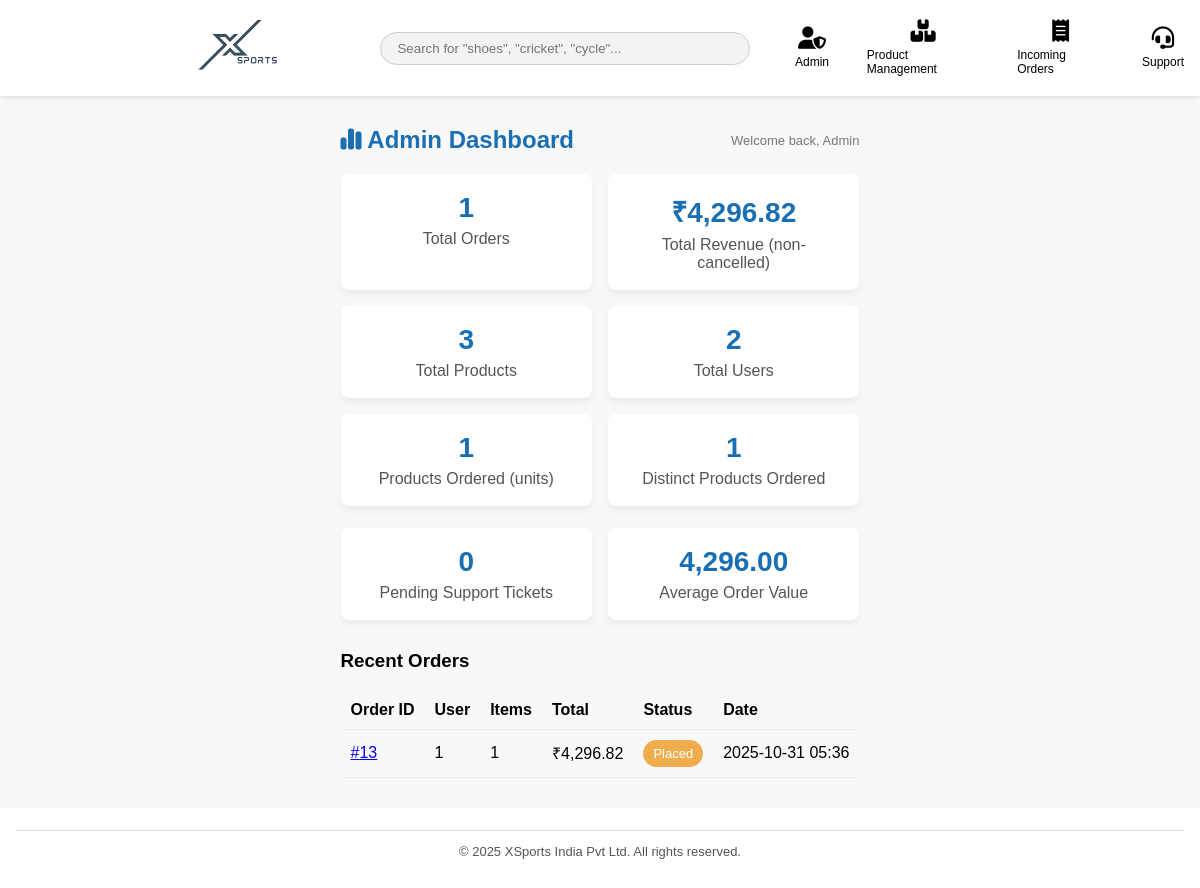
The app's page /admin_dashboard.php (signed in), older data.
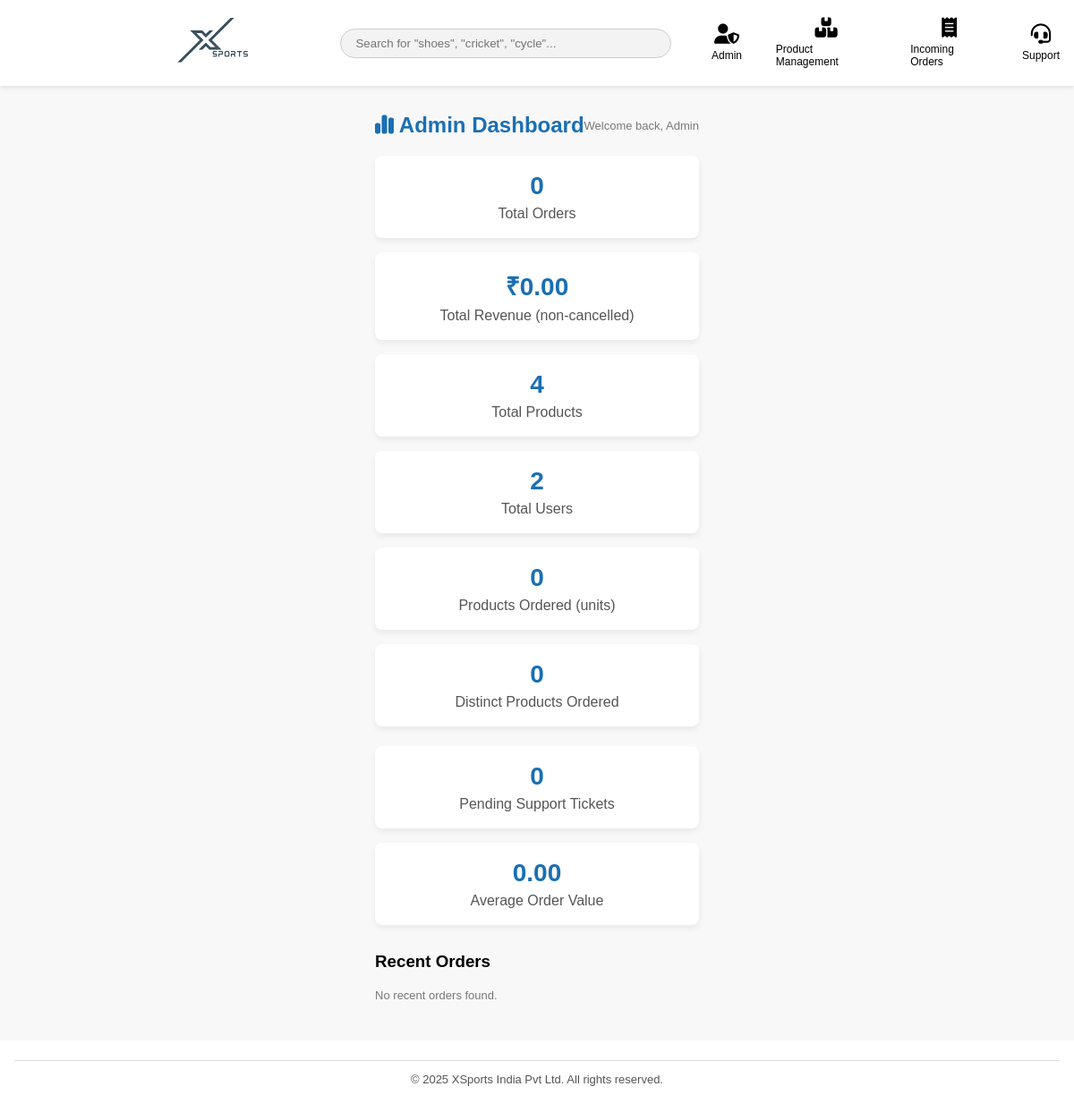
The same page, newer data.
### tables this page shows
CREATE TABLE IF NOT EXISTS `orders` (
  `id` int NOT NULL AUTO_INCREMENT,
  `user_id` int NOT NULL,
  `address_id` int DEFAULT NULL,
  `payment_method` enum('cod','card','upi') DEFAULT 'cod',
  `subtotal` decimal(10,2) NOT NULL DEFAULT '0.00',
  `shipping` decimal(10,2) NOT NULL DEFAULT '0.00',
  `tax` decimal(10,2) NOT NULL DEFAULT '0.00',
  `total` decimal(10,2) NOT NULL DEFAULT '0.00',
  `status` enum('placed','processing','shipped','delivered','cancelled') DEFAULT 'placed',
  `created_at` timestamp NULL DEFAULT CURRENT_TIMESTAMP,
  `admin_confirmed` tinyint(1) DEFAULT '0',
  PRIMARY KEY (`id`)
);

### admin_dashboard.php (the view, shortened to what the changed rows need)
<?php
require_once 'includes/db.php';
try {
    $totalOrders = (int) $pdo->query("SELECT COUNT(*) FROM orders")->fetchColumn();
    $totalRevenue = $pdo->query("SELECT COALESCE(SUM(total),0) FROM orders WHERE status != 'cancelled'")->fetchColumn();
    $totalProducts = (int) $pdo->query("SELECT COUNT(*) FROM products")->fetchColumn();
    $totalOrderedProducts = $pdo->query("SELECT COALESCE(SUM(quantity),0) FROM order_items")->fetchColumn();
    $distinctProductsOrdered = (int) $pdo->query("SELECT COUNT(DISTINCT product_id) FROM order_items")->fetchColumn();
    $recentOrdersStmt = $pdo->query("SELECT o.*, (SELECT SUM(quantity) FROM order_items oi WHERE oi.order_id = o.id) AS items_count FROM orders o ORDER BY o.created_at DESC LIMIT 6");
    $recentOrders = $recentOrdersStmt->fetchAll();
} catch (Exception $e) {
    $totalOrders = $totalRevenue = $totalProducts = $totalProductsInStock = $totalOrderedProducts = $distinctProductsOrdered = $pendingTickets = 0;
    $recentOrders = [];
}
?>
<!DOCTYPE html>
<html>
<head>
    <link rel="stylesheet" href="assets/style.css">
    <link rel="stylesheet" href="https://cdnjs.cloudflare.com/ajax/libs/font-awesome/6.0.0/css/all.min.css">
</head>
<body>
    <?php include 'includes/header.php'; ?>
    <div class="admin-dashboard">
        <div class="admin-header">
            <h1 class="admin-title"><i class="fa-solid fa-chart-simple"></i> Admin Dashboard</h1>
        </div>
        <div class="stats-grid">
            <div class="stat-card">
                <div class="stat-number"><?php echo number_format($totalOrders); ?></div>
                <div class="stat-label">Total Orders</div>
            </div>
            <div class="stat-card">
                <div class="stat-number">₹<?php echo number_format((float)$totalRevenue,2); ?></div>
                <div class="stat-label">Total Revenue (non-cancelled)</div>
            </div>
            <div class="stat-card">
                <div class="stat-number"><?php echo number_format($totalProducts); ?></div>
                <div class="stat-label">Total Products</div>
            </div>
            <div class="stat-card">
                <div class="stat-number"><?php echo number_format((int)$totalOrderedProducts); ?></div>
                <div class="stat-label">Products Ordered (units)</div>
            </div>
            <div class="stat-card">
                <div class="stat-number"><?php echo number_format((int)$distinctProductsOrdered); ?></div>
                <div class="stat-label">Distinct Products Ordered</div>
            </div>
        </div>
        <div class="stats-grid" style="grid-template-columns: repeat(auto-fit,minmax(220px,1fr)); margin-bottom:30px;">
            <div class="stat-card">
                <div class="stat-number"><?php echo number_format((int)($totalOrders ? $totalRevenue / max(1,$totalOrders) : 0),2); ?></div>
                <div class="stat-label">Average Order Value</div>
            </div>
        </div>
        <div class="admin-section">
            <h3 style="margin-top:0;">Recent Orders</h3>
            <?php if (empty($recentOrders)): ?>
                <p class="small-muted">No recent orders found.</p>
            <?php else: ?>
                <table class="recent-table">
                    <thead>
                        <tr>
                            <th>Order ID</th>
                            <th>User</th>
                            <th>Items</th>
                            <th>Total</th>
                            <th>Status</th>
                            <th>Date</th>
                        </tr>
                    </thead>
                    <tbody>
                        <?php foreach ($recentOrders as $o): ?>
                            <tr>
                                <td><a href="admin_orders.php?view=<?php echo $o['id']; ?>">#<?php echo $o['id']; ?></a></td>
                                <td><?php echo htmlspecialchars($o['user_id']); ?></td>
                                <td><?php echo (int)$o['items_count']; ?></td>
                                <td>₹<?php echo number_format((float)$o['total'],2); ?></td>
                                <td>
                                    <?php
                                    if (isset($o['admin_confirmed']) && (int)$o['admin_confirmed'] === 1) {
                                        $class = 'status-pill status-confirmed';
                                        $label = 'Confirmed';
                                    } else {
                                        $s = $o['status'];
                                        $class = 'status-pill ' . (
                                            $s === 'placed' ? 'status-placed' : (
                                            $s === 'processing' ? 'status-processing' : (
                                            $s === 'shipped' ? 'status-shipped' : (
                                            $s === 'delivered' ? 'status-delivered' : 'status-cancelled'))));
                                        $label = ucfirst($s);
                                    }
                                    ?>
                                    <span class="<?php echo $class; ?>"><?php echo $label; ?></span>
                                </td>
                                <td><?php echo date('Y-m-d H:i', strtotime($o['created_at'])); ?></td>
                            </tr>
                        <?php endforeach; ?>
                    </tbody>
                </table>
            <?php endif; ?>
        </div>
    </div>
    <?php include 'includes/footer.php'; ?>
</body>
</html>

Row changes from the older to the newer data that the page shows:
removed orders: id "13", user "1", items_count "1", total "4,296.82", status "Placed", created_at "2025-10-31 05:36"
Text that changed along with them:
$totalOrders: "1" → "0"
$totalRevenue: "4,296.82" → "0.00"
$totalProducts: "3" → "4"
$totalOrderedProducts: "1" → "0"
$distinctProductsOrdered: "1" → "0"
$totalOrders ? $totalRevenue / max(1,$totalOrders) : 0: "4,296.00" → "0.00"
text no longer shown: "Order ID User Items Total Status Date"
text now shown: "No recent orders found."
